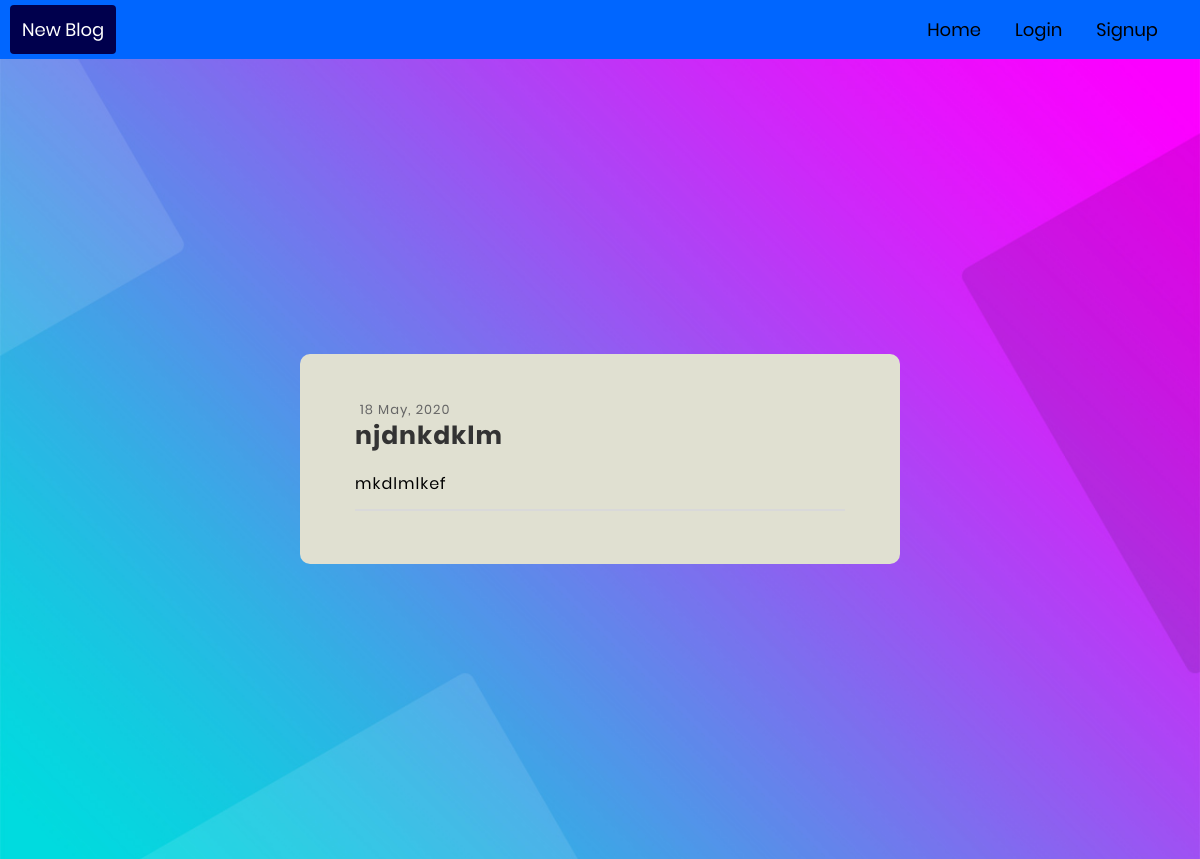
Page /blog/1/ on the committed database.
### blog/models.py (models this page shows, shortened)
class Post(models.Model):
	title= models.TextField()
	content=models.TextField()
	create_date=models.DateTimeField(auto_now_add= True)
	def datecreated(self):
		return self.create_date.strftime('%d %b, %Y')

### blog/views.py (the view)
# urls.py: path('<int:pk>/', views.Perma.as_view(), name='onepost'),
class Perma(TemplateView):
	def get(self,request, pk):
		obj= Post.objects.filter(pk=pk).first()
		userid=request.COOKIES.get('user_id',0)
		user=""
		if userid:
			user=User.objects.filter(id=userid).first()
		return render(request, "blog/perma.html",{'post':obj,'user':user})

### blog/templates/blog/perma.html (shortened to what this page needs)
<!DOCTYPE html>
{% load static %}
<html lang="en">
<head>
  <link rel="stylesheet" type="text/css" href="{% static 'blog/font-awesome.css' %}">
  <link rel="stylesheet" type="text/css" href="{% static 'blog/font-awesome.min.css' %}">
  <link rel="stylesheet" type="text/css" href="{% static 'blog/util.css' %}">
  <link rel="stylesheet" type="text/css" href="{% static 'blog/main.css' %}">
</head>
<body>
  <div class="header">
    <div class="newp">
      <a href="{% url 'blog:newpost' %}" class="pctive" >New Blog</a>
    </div>
        <div class="header-right">
          <a href="{% url 'blog:home' %}" >Home</a>
          {% if user %}
            <a href="{% url 'blog:profile' %}" class="margn-rgt margn-lft">{{user.name}}</a>
            <a href="{% url 'blog:signup' %}">Logout</a>
          {% else %}
            <a href="{% url 'blog:login' %}" class="margn-rgt margn-lft">Login</a>
            <a href="{% url 'blog:signup' %}">Signup</a>
          {% endif %}
        </div>
  </div>
  <div class="limiter">
    <div class="container-login100" style="background-image: url({%static 'images/bg-01.jpg' %});">
    <div class="wrap-contact100">
      <span class="label-input100">
      {{post.datecreated}}
      </span>
      <span class="contact100-form-title">
          {{post.title | safe }}
      </span>
      <div class="wrap-input100" >
        <div class="">
          {{post.content | safe }}
        </div>
      </div>
    </div>
  </div>
</body>
</html>

### blog/static/blog/main.css (style rules this page uses)
* { box-sizing: border-box; }
.header { overflow: hidden; background-color: #0066ff; padding: 5px 10px; }
.margn-rgt { margin-right: 10px; }
.margn-lft { margin-left: 10px; }
.header a.pctive { background-color: #00004d; color: white; }
.header a { float: left; color: black; text-align: center; padding: 12px; text-decoration: none; font-size: 18px; line-height: 25px; line-width: 100%; border-radius: 4px; }
.header-right { float: right; margin-right: 20px; }
* { margin: 0px; padding: 0px; box-sizing: border-box; }
body, html { height: 100%; font-family: Poppins-Regular, sans-serif; }
a { font-family: Poppins-Regular; font-size: 14px; line-height: 1.7; color: #666666; margin: 0px; transition: all 0.4s; -webkit-transition: all 0.4s; -o-transition: all 0.4s; -moz-transition: all 0.4s; }
.limiter { width: 100%; margin: 0 auto; }
.container-login100 { width: 100%; min-height: 100vh; display: -webkit-box; display: -webkit-flex; display: -moz-box; display: -ms-flexbox; display: flex; flex-wrap: wrap; justify-content: center; align-items: center; padding: 15px; background-repeat: no-repeat; background-position: center; background-size: cover; }
.wrap-contact100 { width: 600px; overflow-wrap: break-word; background: #e0e0d1; letter-spacing: 1px; border-radius: 10px; overflow: hidden; padding: 42px 55px 45px 55px; }
.contact100-form-title { display: block; font-family: Poppins-Bold; font-size: 25px; color: #333333; line-height: 1.2; letter-spacing: 1px; text-align: left; padding-bottom: 20px; }
.wrap-input100 { width: 100%; letter-spacing: 1px; position: relative; border-bottom: 2px solid #d9d9d9; padding-bottom: 13px; margin-bottom: 8px; }
.label-input100 { font-family: Poppins-Regular; font-size: 13px; color: #666666; line-height: 1.5; padding-left: 5px; }

### rows in the picture
Post: datecreated "18 May, 2020", title "njdnkdklm", content "mkdlmlkef"
